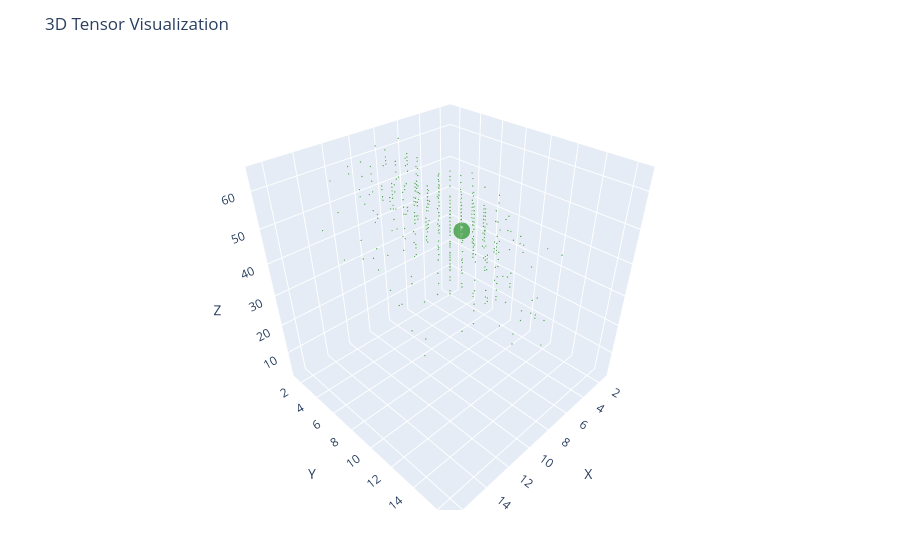

This figure's notebook cell:
### Code cell
green_surface = toSurfaceTensor(green_channel)
plotTensor(green_surface.tensor, 0.01, color="green")

### Figure 1 — Plotly figure (JSON) as saved in the notebook; plotly's stock layout.template omitted (floating-point values rounded to 4 significant figures; data arrays with more than 128 entries replaced by an {"elided": "..."} marker saying what was removed)
{"data": [{"marker": {"color": "green", "opacity": 0.6, "size": {"elided": "408 float values"}}, "mode": "markers", "type": "scatter3d", "x": {"elided": "408 int values"}, "y": {"elided": "408 int values"}, "z": {"elided": "408 int values"}}], "layout": {"margin": {"b": 50, "l": 50, "r": 50, "t": 60}, "scene": {"aspectmode": "cube", "xaxis": {"range": [1, 17], "title": "X"}, "yaxis": {"range": [1, 17], "title": "Y"}, "zaxis": {"range": [1, 66], "title": "Z"}}, "title": "3D Tensor Visualization"}}
